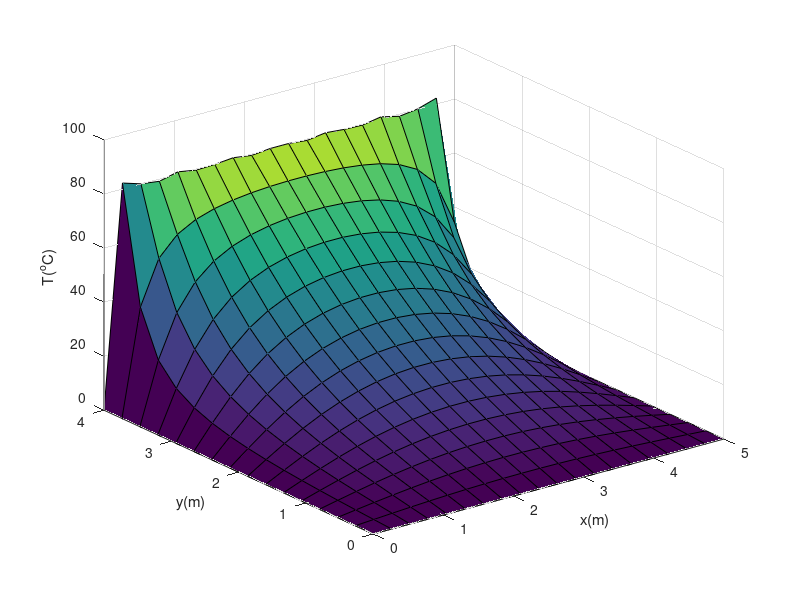

This figure's MATLAB source:
clear all; close all; clc;
a=5; b=4; na=20; nb=16; k=50; T0=80;
clear T
x=linspace(0,a,na);
y=linspace(0,b,nb);
[X,Y]=meshgrid(x,y);
for i=1:nb
    for j=1:na
        T(i,j)=0;
        for n=1:k
            ns=2*n-1;
        T(i,j)=T(i,j)+sin(ns*pi*X(i,j)/a).*sinh(ns*pi*Y(i,j)/a)/(sinh(ns*pi*b/a)*ns);
        end
        T(i,j)=T(i,j)*4*T0/pi;
    end
end
surf(X,Y,T)
xlabel('x(m)');ylabel('y(m)');zlabel('T(^oC)')